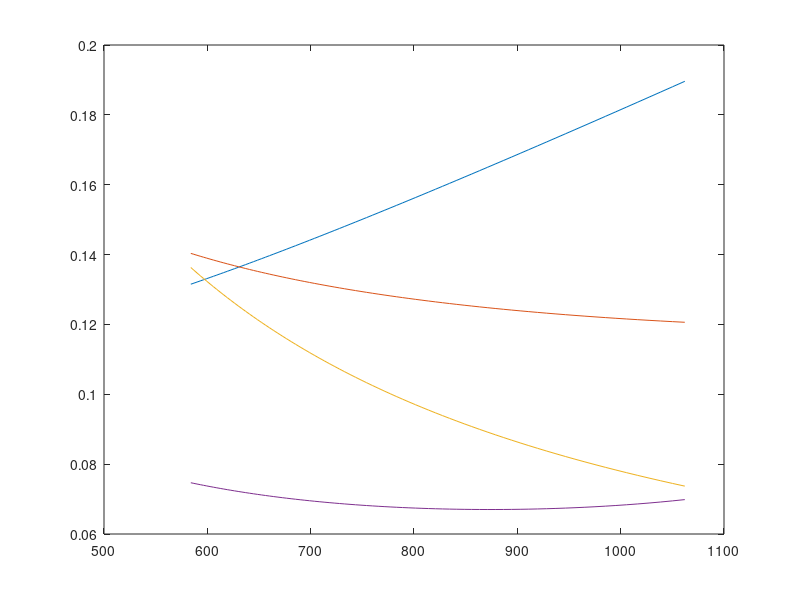

This figure's MATLAB source: (Note: this script raises an error after producing the figure.)
%Created by Kriston Rickman
%Date created 07/06/26
%V1.15
%Energy based constraint analysis
%Note:

%/*Goals*\

%/*simple concept of the takeoff constraint. formulas have been double
% checked and have changed base on the developing knowledge on the
% matter.*\

clearvars

%What the user wants to do

%user_path = user_state()
user_path = 1; % Delete when furhter advancing user inputs

switch user_path

    case 0
        state = "Find T/W and Wing laoding from past value"; % You plug in the value you were looking for then after looking at the grtaph and ifnding the numbers, you enter this state and type in the number and it rounds to the nearest values that it was computing of its related data.

    case 1
        state = "Find T/W";

    case 2
        state = "find_hp";

    case 3
        state = "find_wing_area";

    case 4
        state = "find_weight";


    case 5
        state = "find_span";

    case 6
        state = "explore_aircraft";


    otherwise
        disp("Invalid choice");
end



%Initial assumptions of aircraft design

Gravity = 9.81;

rho_SL = 1.225;

Cruise_velocity = 74.594;

C_Dmin = 0.027; % Assumption from Cirrus sr 20
C_Lmin = 0.3; % Assumption from Cirrus sr 20

Sweep_angle = 3; % Made from assumption

HP_to_watts = 745.7;

%The Design of the aircraft inputs
%NOTE Measuremnt in HP will be convert to Watts

Engine_power_HP = 230; % Assumption of Eninge need data
Span = 9; % assume based on aircraft type
Wing_area = 8:0.1:16; % assume based on aircraft type

Mass_without_wing_skin = 780; % assume based on aircraft type
Wing_mass_per_volume = 2700; % assumption of mass of GA aluminum
Wing_skin_thickness = 0.002; % assumption of mass of GA aluminum

% Engine Characteristics calculations

Engine_power_watts = Engine_power_HP .* HP_to_watts;

%Mass of the aircraft and related Geometry calculations

Fuel_spent_ground_to_TO = 0.11;
Fuel_mass_per_gallon = 2.8; % ARD
mass_loss_on_TO = Fuel_spent_ground_to_TO .* Fuel_mass_per_gallon;

Wing_skin_area_total = 2 .* Wing_area;
Wing_skin_volume = Wing_skin_area_total .* Wing_skin_thickness;
Wing_skin_mass = Wing_skin_volume .* Wing_mass_per_volume;

Mass_aircraft = Mass_without_wing_skin + Wing_skin_mass; % assume based on aircraft type
Mass_TO = Mass_aircraft - mass_loss_on_TO;

Weight_TO = Mass_TO * Gravity;
Wing_loading = Weight_TO ./ Wing_area;
AR_wing = Span.^2 ./ Wing_area;

%Aerodynamic calculations

    %Oswald efficiency calculations - Sweep angle calculation decision
if Sweep_angle == 0
    e = 1.78 .* (1 - 0.045 .* AR_wing.^0.68) - 0.64;
elseif Sweep_angle >= 30
    e = 4.61 .* (1 - 0.045 .* AR_wing.^0.68) .* (cosd(Sweep_angle)).^0.15 - 3.1;
elseif (Sweep_angle > 0) && (Sweep_angle < 30)
    e0 = 1.78 .* (1 - 0.045 .* AR_wing.^0.68) - 0.64;
    e30 = 4.61 .* (1 - 0.045 .* AR_wing.^0.68) .* (cosd(30)).^0.15 - 3.1;
    e = e0 + (Sweep_angle ./ 30) .* (e30 - e0);
else
    error("Sweep angle is out of range")
end
    
    %Full Drag Polar Buildup
K_1 = 1./(pi.*AR_wing.*e);

C_D0 = C_Dmin + K_1.*C_Lmin.^2;

K_2 = -2.*K_1.*C_Lmin;

%Takeoff constraint assumptions, variables and formulas
    %variables

    %Desired inputs
S_G = 502.92; % Ground roll takeoff distance
K_TO = 1.2;
C_Lmax_TO = 1.7; % Assumption including flaps, elevator, and wing
Rolling_friction_coefficient = 0.03;
Propeller_efficiency_TO = 0.75; % assume based on propeller

    %Velocity formulas
Velocity_stall = sqrt((2 .* Weight_TO) ./ (rho_SL .* Wing_area .* C_Lmax_TO));

Velocity_TO = K_TO * Velocity_stall;

Velocity_avg_TO = Velocity_TO ./ sqrt(2);

    %constraints sub-formulas
q_avg_TO = 0.5 .* rho_SL .* Velocity_avg_TO.^2;

C_L_required_TO = 2 .* Weight_TO ./(rho_SL .* Velocity_TO.^2 .* Wing_area);

%/*C_L_ground_TO For a more accurate constraint create a lift
%coefficient that is specific for ground because the ground 
%and takeoff coefficents are not the same*\

C_DTO = C_D0 + (K_1.*C_L_required_TO.^2) + K_2.*C_L_required_TO;

Lift_TO = 0.5 .* rho_SL .* Velocity_TO.^2 .* Wing_area .* C_L_required_TO;

Lift_avg_TO = 0.5 .* rho_SL .* Velocity_avg_TO.^2 .* Wing_area .* C_L_required_TO;

%/*The lift average take off will change based on the average dynamic
% pressure, lift coefficenets for the ground Take off and etc*\

Drag_TO = 0.5 .* C_DTO .* rho_SL .* Wing_area .* Velocity_TO.^2;

Drag_avg_TO = 0.5 .* rho_SL .* Velocity_avg_TO.^2 .* Wing_area .* C_DTO;

%/*Will also chagned when created ground drag coeffiecients for TO*\

Thrust_TO = (Propeller_efficiency_TO .* Engine_power_watts) ./ Velocity_TO;

Acceleration_TO = Velocity_TO.^2 ./ (2 .* S_G);

Thrust_to_Weight_TO = (Acceleration_TO ./ Gravity) + ... 
    (q_avg_TO .* C_DTO) ./ Wing_loading + Rolling_friction_coefficient ...
    .* (1 - (q_avg_TO .* C_L_required_TO) ./ Wing_loading); % Takeoff Constraint
%Creating scatter plot for takeoff constraint
figure;
plot(Wing_loading, Thrust_to_Weight_TO, '-');

hold on; %Stops from other plots from overriding the first



%Climb constraint

%/*This assumes no turns and constant climbing velocity, thus
% keeping the load factor (n) roughly around 1. Additionaly, the
% claculation assumes that there are no resistance such as landing
% gears or flaps that can have an inlfluence to drag are all not
% accounted for.*\

%Variables
alpha = 1; % assuming Simple sea-level climb

    %Aircraft desired Inputs
n = 1;
rate_of_climb = 3.5; %(meters per sec)
velocity_climb = 48;
rho_climb = 1.225;

%sub-formulas for the climb constraint

q_climb = 0.5 .* rho_climb .* velocity_climb.^2;

Beta = Mass_TO ./ Mass_aircraft; % Weight fraction

%A more specific version of Beta could have bee the mass while 
% climbing ./ Mass_TO

Thrust_to_Weight_climb = Beta/alpha .* (((K_1 .* n.^2 .* Beta) ./ ...
    q_climb) .* (Weight_TO ./ Wing_area) + K_2 .* n + C_D0 ./ ...
    ((Beta ./ q_climb) .* Wing_loading) + rate_of_climb ./ velocity_climb);


plot(Wing_loading, Thrust_to_Weight_climb, '-');



% Cruise constraint

%variable
knot_to_ms = 0.51444444;

%aircraft user inputs
rho_cruise = 0.905; % from the Aircraft Requirement Document (ARD)
velocity_cruise = 155 .* knot_to_ms;
%/*Will change in the future for user input when wanting to know
% the T/W for the desired cruise knots they want. Additionaly, will
% add the calculation of the cruise velocity when user does not have
% a desire velcoity and will be based on the parameter they place for
% the aircraft.*\

% sub-formulas for constraint

q_cruise = 0.5 .* rho_cruise .* velocity_cruise.^2;

C_Lcruise = Wing_loading ./ q_cruise;

C_D_cruise = C_D0 + (K_1 .* C_Lcruise.^2) + K_2 .* C_Lcruise;

% Calculate the thrust-to-weight ratio for cruise
Thrust_to_Weight_cruise = (q_cruise * C_D_cruise) ./ Wing_loading;

plot(Wing_loading, Thrust_to_Weight_cruise, '-');



%Turn constraint

%Variables

    %User desire input
rho_turn = 0.905;

%in meters of user idea of their aircraft turning
radius_turn = 300;


%Sub-formulas
velocity_stall_straight = sqrt((2 .* Wing_loading) ...
    ./ (rho_turn .* C_Lmax_TO)); %A straight line of aircraft stall velocity

%The guess of the safe turn velocity
velocity_guess_turn = K_TO .* velocity_stall_straight;

%Bank angle calculation from the guessed velocity and radius
bank_angle = atand(velocity_guess_turn.^2 ./ (radius_turn * Gravity));

%/*The start of the loop. We make it run
%through the loop to be accurate*\
n = 1;

for refine_loop = 1:1000

    n_old = n;
    
    velocity_stall_turn = sqrt((2 * Wing_loading .* n) ...
        ./ (rho_turn .* C_Lmax_TO));
    
    %The safe turn
    velocity_safe_turn = K_TO .* velocity_stall_turn;
    
    %Usign the new safe turn velocity we update the load factor
    update_load_factor = 1 ./ (cosd(atand(velocity_safe_turn.^2 ./  ...
        (radius_turn .* Gravity))));
    
    n = update_load_factor;

    if max(abs(n-n_old)) < 0.0001
        break
    end
    
end

%the dynamic pressure using the safe turn velcoity
q_turn = 0.5 .* rho_turn .* velocity_safe_turn.^2;

%coefficents
C_Lturn = update_load_factor .* Wing_loading ./ q_turn;
C_D_turn = C_D0 + K_1 .* C_Lturn.^2 + K_2 .* C_Lturn;

%Thrust to Weight calculation
Thrust_to_Weight_turn = (q_turn .* C_D_turn) ./ Wing_loading;
plot(Wing_loading, Thrust_to_Weight_turn, '-');



%Approach Constraint

%variables

    %User input
rho_approach = 1.225;
velocity_approach = 70 .* knot_to_ms;
K_approach = 1.3;

%sub-formulas

velocity_stall_approach = velocity_approach ./ K_approach;
q_approach = 0.5 .* rho_approach .* velocity_stall_approach.^2;

%approach formula constraint
Wing_loading_approach = q_approach .* C_Lmax_TO;

%This creates a veritcal line for the apporach constraint
xline(Wing_loading_approach, '-');

%/*Acceleration_horizontal_TO = (Thrust_TO - Drag_TO - ...
% Rolling_friction_coefficient .* (Weight_TO - Lift_TO)) ...
%./ Mass_TO; % Horizontal acceleration*\

xlabel('Wing Loading (N/m^2)');
ylabel('Thrust to Weight Ratio, T/W');
title('Constraints: T/W vs Wing Loading');
grid on;
legend('Takeoff', 'Climb', 'Cruise', 'Turn', 'Approach')

%/*stops the plots from being in the hold 
%mode thus future plots can ovveride*\

hold off; 


%/*What the user specifically wants from the program. Do they want
%specifically explore wing area based on fixed data they already know
% or does the user wants to explore multiple aircrafts and which would
% fit their goals.*\

function user_path = user_state()
disp("1 - Explore multiple aircraft designs")
disp("2 - Find required engine power")
disp("3 - Find wing area")
disp("4 - Find aircraft weight")
disp("5 - Find wingspan")

user_path = input("Choose an option: ");
end
